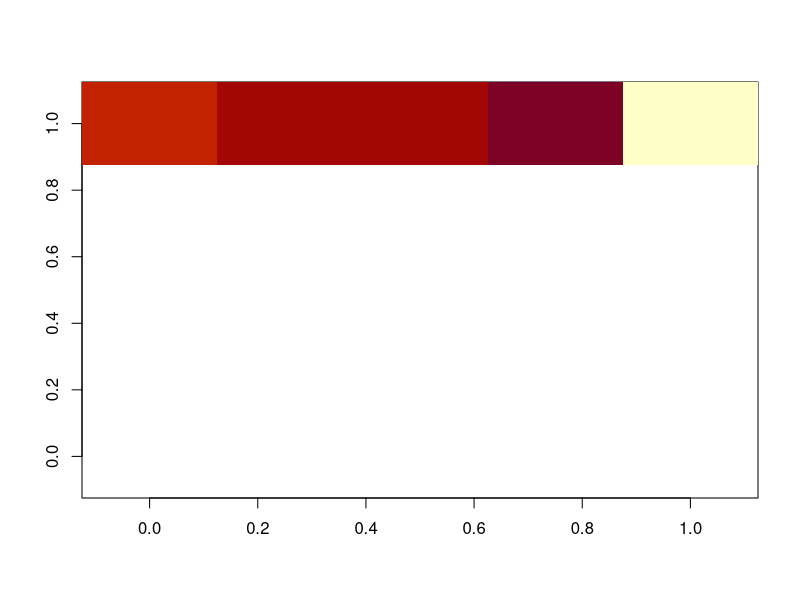

The R script that drew this image:
#' Makes an elevational grid, denotes cells with an elevation of less than 1 as water
#' odd.matrix function
#' @param x creates matrix with x dimensions, if an even number is given function adds 1 to make it odd
#' diamond.step function
#' @param matrix fills in the center value of a matrix (or subset) by averaging the four corners
#' square.step function
#' @param matrix fills in the side values of a matrix (or subset) by averaging the corners and middle
#' dia.sq.step function
#' @param x creates a matrix with x (or x+1) dimensions and applies diamond.step and square.step
#' make.terrain function
#' @param matrix takes terrain created by dia.sq.step and changes values < 0 to NA (water)
#' @examples 
#' terrain <- odd.matrix(5)
#' terrain <- diamond.step(terrain)
#' terrain <- square.step(terrain)
#' terrain <- dia.sq.step(5)
#' terrain <- make.terrain(terrain)
#' image(terrain)
#' @export

#create matrix with odd dimensions
odd.matrix<- function(x){
	#if x is an even number, f(x) adds 1 to make it odd
	if (x %% 2 == 0){
	x <- x+1
	}
	#create a matrix with odd dimensions		
	mat  <- matrix(nrow = x, ncol = x)
	#initilize random values for each corner
	mat[1, 1] <- rnorm(1, rnorm(1), runif(1, min=0))
	mat[1, ncol(mat)] <- rnorm(1, rnorm(1), runif(1, min=0))
	mat[nrow(mat), 1] <- rnorm(1, rnorm(1), runif(1, min=0))
	mat[nrow(mat), ncol(mat)] <- rnorm(1, rnorm(1), runif(1, min=0))
	return(mat)
}
terrain <- odd.matrix(5)

# create diamond step f(x)
diamond.step <- function(matrix){
	#find corners - top/bottom, left/right
  tL <- matrix[1,1]
  tR <- matrix[1,ncol(matrix)]
  bL <- matrix[nrow(matrix),1]
  bR <- matrix[nrow(matrix),ncol(matrix)]
  #avg value for center
  c <- jitter(mean(tL,tR,bL,bR))
  #find center, assign new value
  matrix[mean(1:nrow(matrix)),mean(1:ncol(matrix))] <- c
  return(matrix)
}
terrain <- diamond.step(terrain)

#4: create square f(x)
square.step <- function(matrix){
  #na.rm=TRUE ??
  #find corners (top/bottom, left/right) and center
  tL <- matrix[1,1]
  tR <- matrix[1,ncol(matrix)]
  bL <- matrix[nrow(matrix),1]
  bR <- matrix[nrow(matrix),ncol(matrix)]
  c <- matrix[mean(1:nrow(matrix)),mean(1:ncol(matrix))]
  #new cell values to be filled in
  t <- jitter(mean(tL,tR,c))
  b <- jitter(mean(bL,bR,c))
  l <- jitter(mean(tL,bL,c))
  r <- jitter(mean(tR,bR,c))
  #fill em in
  matrix[1,mean(1:ncol(matrix))] <- t
  matrix[nrow(matrix),mean(1:ncol(matrix))] <- b
  matrix[mean(1:nrow(matrix)),1] <- l
  matrix[mean(1:nrow(matrix)),ncol(matrix)] <- r
  return(matrix)
}
terrain <- square.step(terrain)

#5: f(x) to fill matrix - takes dimensions, seeds, and updates
#set up for a 5 by 5 matrix - will improve later
#for looping: seq(1,5,4) -> seq(1,5,2) .. subsetting matrix
dia.sq.step <- function(x){
  mat <- odd.matrix(x)
  mat <- diamond.step(mat)
  mat <- square.step(mat)
  # for upper left quadrant of matrix
  #could also have used dim(mat)[1] // dim(mat[2])
  uL <- mat[1:mean(1:nrow(mat)),1:mean(1:ncol(mat))]
  uL <- diamond.step(uL)
  uL <- square.step(uL)
  mat[1:mean(1:nrow(mat)),1:mean(1:ncol(mat))] <- uL
  # for upper right
  uR <- mat[1:mean(1:nrow(mat)),mean(1:ncol(mat)):ncol(mat)]
  uR <- diamond.step(uR)
  uR <- square.step(uR)
  mat[1:mean(1:nrow(mat)),mean(1:ncol(mat)):ncol(mat)] <- uR
  # for lower left
  lL <- mat[mean(1:nrow(mat)):row(mat),1:mean(1:ncol(mat))]
  lL <- diamond.step(lL)
  lL <- square.step(lL)
  mat[mean(1:nrow(mat)):nrow(mat),1:mean(1:ncol(mat))] <- lL
  #for lower right
  lR <- mat[mean(1:nrow(mat)):nrow(mat),mean(1:ncol(mat)):ncol(mat)]
  lR <- diamond.step(lR)
  lR <- square.step(lR)
  mat[mean(1:nrow(mat)):nrow(mat),mean(1:ncol(mat)):ncol(mat)] <- lR
  #write something so it stops when everything is filled
  return(mat)
}

terrain <- dia.sq.step(5)

# function that takes terrain, changes values < 0 to NA (water)
make.terrain <- function(matrix){
  if (!is.matrix(matrix))
    stop("Need a matrix!")
  matrix[terrain < 0] <- NA
  return(matrix)
}

terrain <- make.terrain(terrain)
image(terrain)
